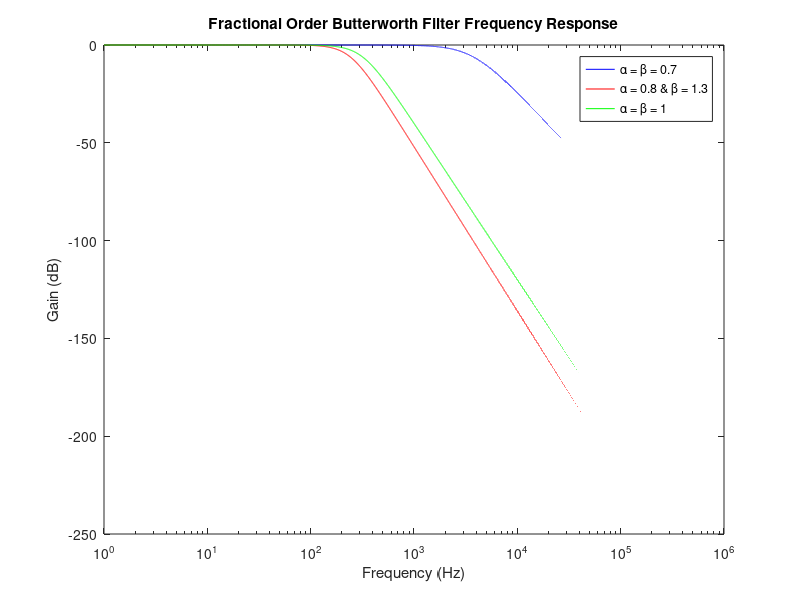

Recreate this plot in MATLAB.
w = 100;
N = 100000
y1 = zeros(1,N+1);
y2 = zeros(1,N+1);
y3 = zeros(1,N+1);
x1 = zeros(1,N+1);
x2 = zeros(1,N+1);
x3 = zeros(1,N+1);
w0 = 2*pi*10000;
for w = 1:1:N+1
    x1(w) = w;
    x2(w) = w;
    x3(w) = w;
    s = j*w;
    c1 = 10^5;
    y1(w) = mag2db(c1^2/(c1^2 + w^(2*1.4)));
    c2 = 10^5;
    y2(w) = mag2db(c2^2/(c2^2 + w^(2*2.1)));
    c3 = 10^5;
    y3(w) = mag2db(c3^2/(c3^2 + w^(2*2)));
end
semilogx(x1,y1,'b',x2,y2,'r',x3,y3,'g');
title('Fractional Order Butterworth Filter Frequency Response');
xlabel('Frequency (Hz)');
ylabel('Gain (dB)');
legend('\alpha = \beta = 0.7','\alpha = 0.8 & \beta = 1.3','\alpha = \beta = 1'); 